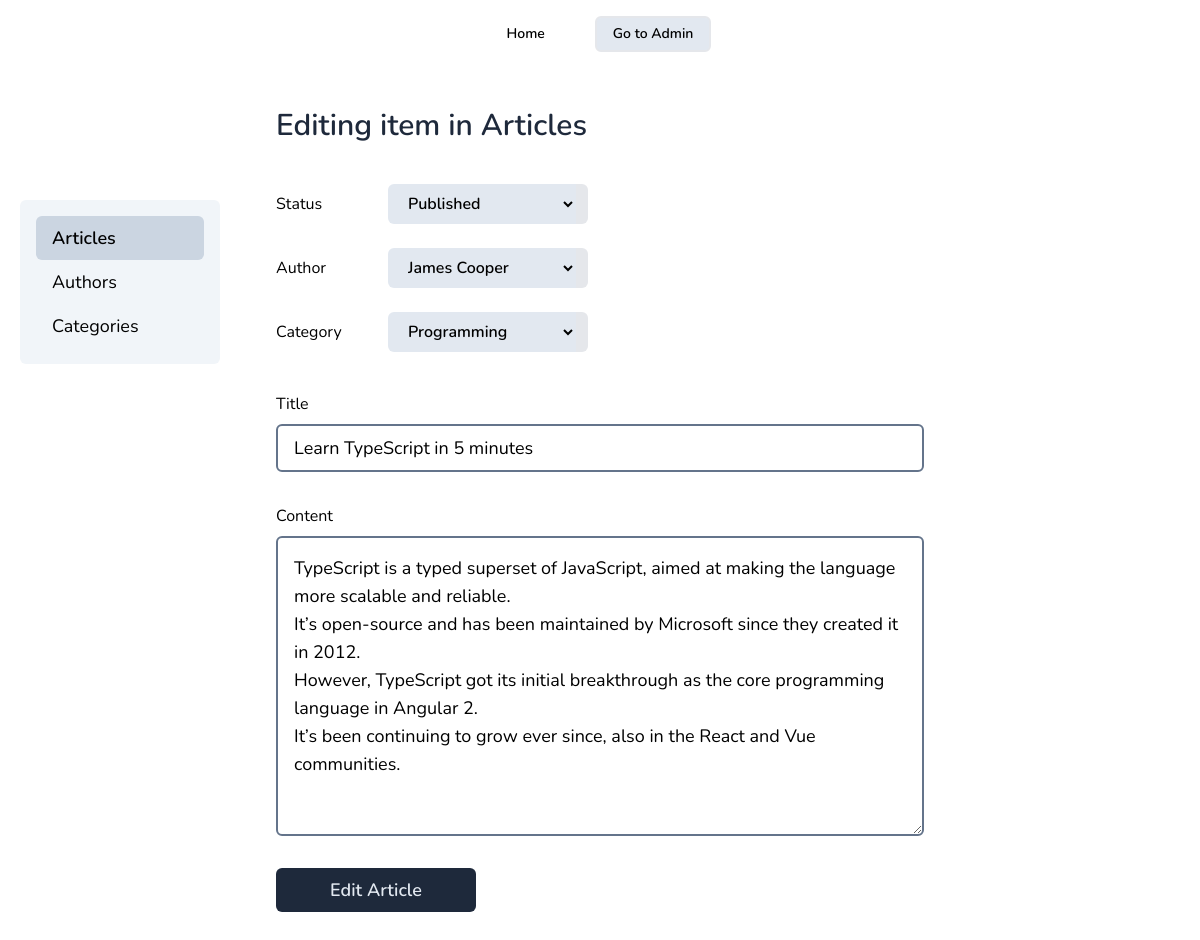
Screenshot of /admin/articles/add.php?id=1 with the database file from the repository.
### tables this page shows
CREATE TABLE articles (
  id INT NOT NULL AUTO_INCREMENT,
  title VARCHAR(255) NOT NULL,
  content TEXT NOT NULL,
  status VARCHAR(255) NOT NULL,
  author_id INT,
  category_id INT,
  PRIMARY KEY (id),
  FOREIGN KEY (author_id) REFERENCES authors(id) ON DELETE SET NULL,
  FOREIGN KEY (category_id) REFERENCES categories(id) ON DELETE SET NULL,
  UNIQUE (title)
);

CREATE TABLE authors (
  id INT NOT NULL AUTO_INCREMENT,
  name VARCHAR(255) NOT NULL,
  email VARCHAR(255) NOT NULL,
  PRIMARY KEY (id),
  UNIQUE (email)
);

CREATE TABLE categories (
  id INT NOT NULL AUTO_INCREMENT,
  name VARCHAR(255) NOT NULL,
  PRIMARY KEY (id),
  UNIQUE (name)
);

### public/admin/articles/add.php (called while the page is built, shortened)
<?php
try {
  include __DIR__ . '/../../../classes/Article.php';
  include __DIR__ . '/../../../classes/Author.php';
  include __DIR__ . '/../../../classes/Category.php';
  $author = new Author();
  $category = new Category();
  $categories = $category->getCategories();
  $authors = $author->getAuthors();
  $article = new Article();
  $statuses = ['Draft', 'Published'];
  $editing = isset($_GET['id']);
  $articleById = $editing ? $article->getArticle($_GET['id']) : null;
  $articleTitle = $articleById['title'] ?? '';
  $articleContent = $articleById['content'] ?? '';
  $articleAuthor = $articleById['author_id'] ?? '';
  $articleCategory = $articleById['category_id'] ?? '';
  $articleStatus = $articleById['status'] ?? '';
  include __DIR__ . '/../../../views/admin/articles/add.php';
} catch (PDOException $e) {
  $title = 'An error has occurred';
  $output = 'Database error: ' . $e->getMessage() . ' in ' .
    $e->getFile() . ':' . $e->getLine();
}
include __DIR__ . '/../../../views/layout.php';

### classes/Article.php (called while the page is built, shortened)
<?php
require_once __DIR__ . '/Database.php';
class Article
{
  private $pdo;
  public function __construct()
  {
    $db = new Database();
    $this->pdo = $db->connect();
  }
  public function getArticle($id)
  {
    $stmt = $this->pdo->prepare('SELECT *, categories.name as category_name, authors.name as author_name
    FROM articles
    LEFT JOIN categories ON articles.category_id = categories.id
    LEFT JOIN authors ON articles.author_id = authors.id
    WHERE articles.id = :id');
    $stmt->execute([':id' => $id]);
    return $stmt->fetch();
  }
}

### classes/Database.php (called while the page is built)
<?php
class Database
{
  public function connect()
  {
    return new PDO(
      'mysql:host=localhost; dbname=blog; charset=utf8mb4',
      'root',
      ''
    );
  }
}

### classes/Author.php (called while the page is built, shortened)
<?php
require_once __DIR__ . '/Database.php';
class Author
{
  private $pdo;
  public function __construct()
  {
    $db = new Database();
    $this->pdo = $db->connect();
  }
  public function getAuthors()
  {
    $stmt = $this->pdo->prepare('SELECT * FROM authors ORDER BY authors.id');
    $stmt->execute();
    return $stmt->fetchAll();
  }
}

### classes/Category.php (called while the page is built, shortened)
<?php
require_once __DIR__ . '/Database.php';
class Category
{
  private $pdo;
  public function __construct()
  {
    $db = new Database();
    $this->pdo = $db->connect();
  }
  public function getCategories($shouldContainArticles = false)
  {
    if ($shouldContainArticles) {
      $stmt = $this->pdo->prepare('SELECT * FROM categories WHERE id IN (SELECT category_id FROM articles)');
    } else {
      $stmt = $this->pdo->prepare('SELECT * FROM categories ORDER BY id');
    }
    $stmt->execute();
    return $stmt->fetchAll();
  }
}

### views/admin/articles/add.php (the view, shortened to what this page needs)
<form class='px-5' method="post">
  <div class='mb-6 flex items-center gap-4'>
    <label for='status' class='block w-24'>
      Status
    </label>
    <select required id='status' name='status'
      class='w-[200px] cursor-pointer rounded-md border-r-[12px] bg-slate-200 px-4 py-2 font-semibold'>
      <?php foreach ($statuses as $status) : ?>
      <option <?= $status === $articleStatus ? 'selected' : '' ?> value="<?= $status ?>"><?= $status ?></option>
      <?php endforeach ?>
    </select>
  </div>
  <div class='mb-6 flex items-center gap-4'>
    <label for='author' class='block w-24'>
      Author
    </label>
    <select required id='author' name='author'
      class='w-[200px] cursor-pointer rounded-md border-r-[12px] bg-slate-200 px-4 py-2 font-semibold'>
      <?php foreach ($authors as $author) : ?>
      <option <?= $author['id'] === $articleAuthor ? 'selected' : '' ?> value="<?= $author['id'] ?>">
        <?= $author['name'] ?></option>
      <?php endforeach ?>
    </select>
  </div>
  <div class='mb-6 flex items-center gap-4'>
    <label for='category' class='block w-24'>
      Category
    </label>
    <select required id='category' name='category'
      class='w-[200px] cursor-pointer rounded-md border-r-[12px] bg-slate-200 px-4 py-2 font-semibold'>
      <?php foreach ($categories as $category) : ?>
      <option <?= $category['id'] === $articleCategory ? 'selected' : '' ?> value="<?= $category['id'] ?>">
        <?= $category['name'] ?>
      </option>
      <?php endforeach ?>
    </select>
  </div>
  <div>
    <label for='title' class='mb-2 mt-10 block'>
      Title
    </label>
    <input required type='text' id='title' name='title' value="<?= $articleTitle ?>"
      class='block  rounded-md border-2 w-[min(100%,60ch)] border-slate-500 px-4 py-2 text-lg' />
  </div>
  <label for='content' class='mb-2 mt-8 block'>
    Content
  </label>
  <textarea required id='content' name='content'
    class='block min-h-[300px] w-[min(100%,60ch)] rounded-md border-2 border-slate-500 p-4 text-lg'><?= $articleContent ?></textarea>
  <button type='submit' name="<?= $editing ? 'edit' : 'add' ?>"
    class='mt-8 block w-[200px] rounded-md bg-slate-800 px-4 py-2 text-lg font-semibold text-slate-200 transition hover:bg-slate-600'>
    <?= $editing ? 'Edit' : 'Add' ?> Article
  </button>
</form>

### views/header.php (style rules this page uses)
html { font-family: 'Nunito', sans-serif; }
body { margin-bottom: 5rem; }

### rows the page displays
articles: status "Published", author "James Cooper", category "Programming", title "Learn TypeScript in 5 minutes", content "TypeScript is a typed superset of JavaScript, aimed at making the language more scalable and reliable. It’s open-source and has been maintained by Microsoft since they created it in 2012. However, TypeScript got its initial breakthrough as the core programming language in Angular 2. It’s been continuing to grow ever since, also in the React and Vue communities."

### other values shown
$navItem "Articles"
$navItem "Authors"
$navItem "Categories"
$title "Editing item in Articles"
